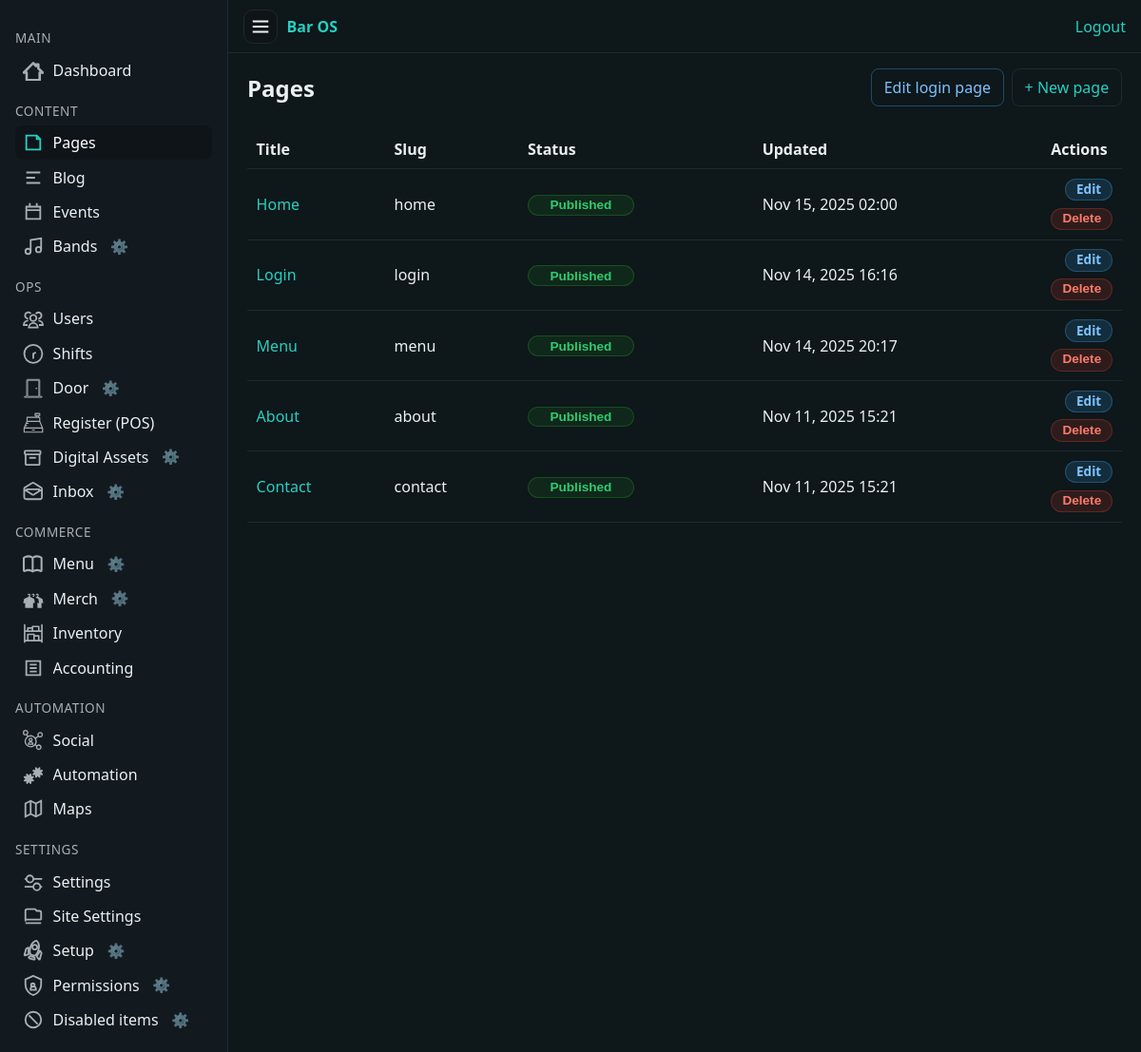
The app's page /cms/pages/ (signed in), older data.
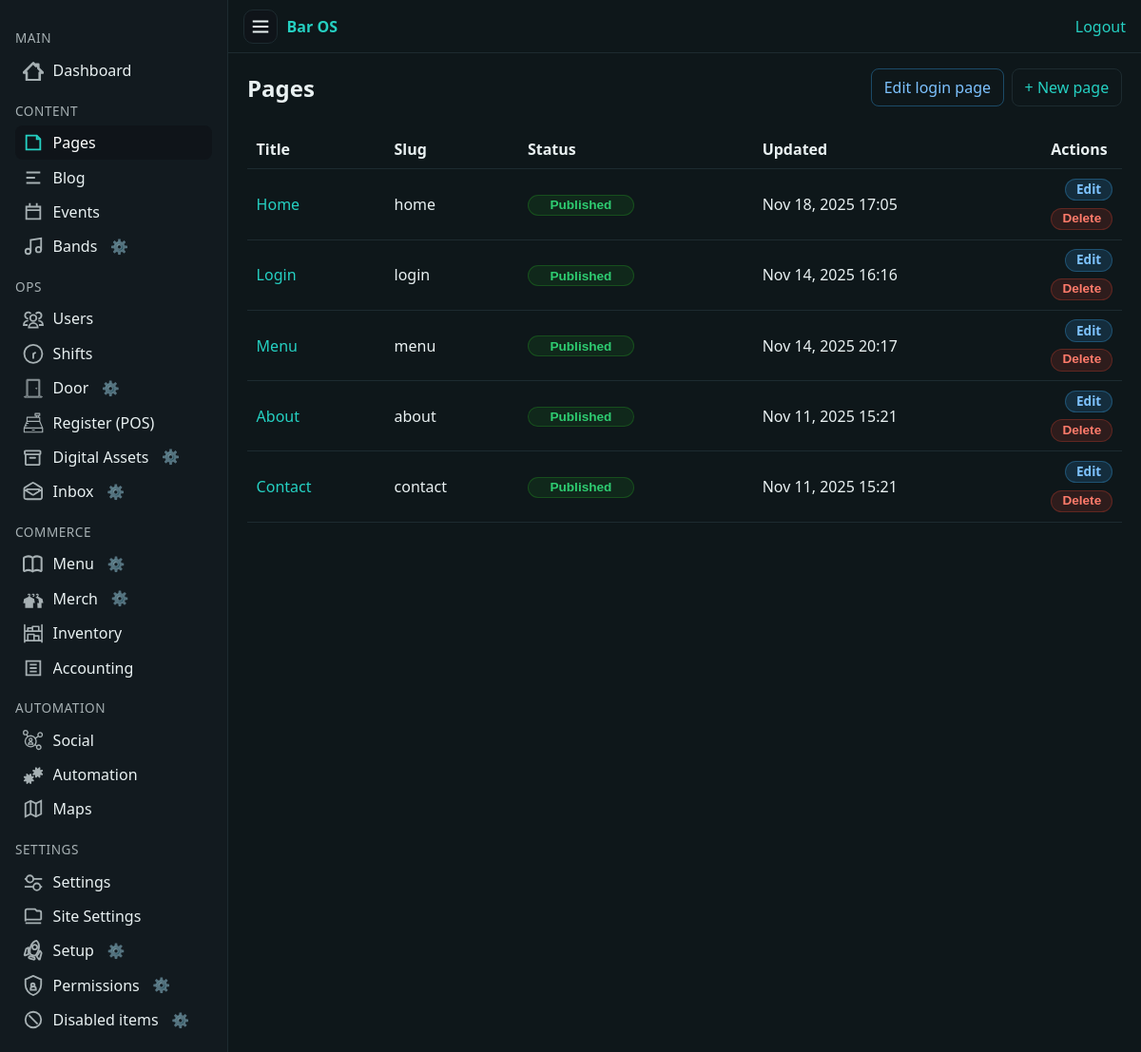
The same page, newer data.
### app/pages/models.py (models this page shows, shortened)
class Page(models.Model):
    class Status(models.TextChoices):
        DRAFT = "draft", "Draft"
        REVIEW = "review", "Needs review"
        PUBLISHED = "published", "Published"
    title = models.CharField(max_length=200)
    slug = models.SlugField(max_length=200, unique=True)
    summary = models.TextField(blank=True)
    body = CKEditor5Field("Body", blank=True, config_name="default")
    blocks = models.JSONField(
        default=list,
        blank=True,
        help_text="Structured block data used by the visual page builder.",
    )
    status = models.CharField(max_length=15, choices=Status.choices, default=Status.DRAFT)
    is_visible = models.BooleanField(
        default=True,
        help_text="If disabled the page stays in drafts and is hidden from navigation.",
    )
    navigation_order = models.PositiveIntegerField(default=0)
    show_navigation_bar = models.BooleanField(
        default=True,
        help_text="Display the navigation bar on this page.",
    )
    custom_nav_items = models.JSONField(
        default=list,
        blank=True,
        help_text="Ordered list of page slugs to display when this page renders (leave empty to hide the navigation bar).",
    )
    hero_image = models.ImageField(upload_to="pages/heroes/", blank=True, null=True)
    published_at = models.DateTimeField(blank=True, null=True)
    created_at = AutoCreatedField("created at")
    updated_at = AutoLastModifiedField("updated at")
    created_by = models.ForeignKey(
        settings.AUTH_USER_MODEL,
        related_name="pages_created",
        on_delete=models.SET_NULL,
        blank=True,
        null=True,
    )
    updated_by = models.ForeignKey(
        settings.AUTH_USER_MODEL,
        related_name="pages_updated",
        on_delete=models.SET_NULL,
        blank=True,
        null=True,
    )
    objects = PageQuerySet.as_manager()
    class Meta:
        ordering = ("navigation_order", "title")
    def get_absolute_url(self):
        from django.urls import reverse
        return reverse("public:page-detail", kwargs={"slug": self.slug})
    render_body_only = models.BooleanField(
        default=False,
        help_text="If enabled, ignore the block builder and render the raw HTML body only.",
    )

### app/pages/views.py (the view)
# urls.py: path("", index, name="accounting_index"),
@login_required
def index(request):
    pages = (
        Page.objects.all()
        .select_related("created_by", "updated_by")
        .order_by("navigation_order", "title")
    )
    return render(
        request,
        "pages/index.html",
        {
            "pages": pages,
        },
    )

### app/templates/pages/index.html (shortened to what this page needs)
{% extends "cms/base_cms.html" %}
{% load static %}
{% block extra_head %}
  <link rel="stylesheet" href="{% static 'pages/index.css' %}">
{% endblock %}
{% block content %}
  <div class="pages-header">
    <h1 style="margin:0;">Pages</h1>
    <div class="pages-actions">
      <a class="btn btn-sm btn-outline-secondary" href="{% url 'pages_login_edit' %}">Edit login page</a>
      <a class="btn btn-primary" href="{% url 'pages_create' %}">+ New page</a>
    </div>
  </div>
  {% if pages %}
    <div class="table-wrapper pages-table-wrapper">
      <table class="tbl">
        <thead>
          <tr>
            <th>Title</th>
            <th>Slug</th>
            <th>Status</th>
            <th>Updated</th>
            <th style="width:1%;">Actions</th>
          </tr>
        </thead>
        <tbody>
          {% for page in pages %}
            <tr>
              <td><a href="{% url 'pages_edit' slug=page.slug %}">{{ page.title }}</a></td>
              <td>{{ page.slug }}</td>
              <td>
                <form method="post" action="{% url 'pages_toggle_status' slug=page.slug %}" class="status-toggle-form" onsubmit="return confirm('Toggle publish state for this page?');">
                  {% if page.status == 'published' %}
                    <button type="submit" class="status-pill is-published">
                      <span class="label-current">Published</span>
                    </button>
                  {% else %}
                    <button type="submit" class="status-pill is-draft">
                      <span class="label-current">Draft</span>
                      <span class="label-hover">Published</span>
                    </button>
                  {% endif %}
                </form>
              </td>
              <td>{{ page.updated_at|date:"M d, Y H:i" }}</td>
              <td>
                <div class="page-row-actions">
                  <a class="btn btn-xs row-action-btn btn-edit" href="{% url 'pages_edit' slug=page.slug %}">Edit</a>
                  <form method="post" action="{% url 'pages_delete' slug=page.slug %}" onsubmit="return confirm('Delete this page?');">
                    <button type="submit" class="btn btn-xs row-action-btn btn-delete">Delete</button>
                  </form>
                </div>
              </td>
            </tr>
          {% endfor %}
        </tbody>
      </table>
    </div>
  {% else %}
    <div class="empty" style="margin-top:2rem;">
      <p>No pages yet. Start by creating one.</p>
    </div>
  {% endif %}
{% endblock %}

### app/templates/cms/base_cms.html (shortened to what this page needs)
{% load static %}
{% load i18n %}
<!doctype html>
<html lang="en">
<head>
  <link rel="stylesheet" href="{% static 'cms/cms.css' %}">
  {% block extra_head %}{% endblock %}
</head>
<body class="cms {% if request.user.is_superuser %}role-superuser{% else %}role-user{% endif %}">
  <aside id="cmsSide" class="cms-nav" role="navigation" aria-label="CMS">
    {% include "cms/nav.html" %}
  </aside>
  <main id="main" class="cms-main">
    <header class="cms-top">
      <div class="left">
        <button id="navToggle" class="iconbtn" aria-label="Toggle menu" aria-controls="cmsSide" aria-expanded="false">
          <svg width="22" height="22" viewBox="0 0 24 24" fill="none" stroke="currentColor" stroke-width="2" aria-hidden="true">
            <path d="M3 6h18M3 12h18M3 18h18"/>
          </svg>
        </button>
        <a class="brand" href="/">Bar OS</a>
      </div>
      <div class="right">
        {% if user.is_authenticated %}
          <form method="post" action="{% url 'logout' %}" style="display:inline">
            <button type="submit" class="linklike">{% trans "Logout" %}</button>
          </form>
        {% else %}
          <a href="{% url 'login' %}">{% trans "Login" %}</a>
        {% endif %}
      </div>
    </header>
    <section class="cms-content">
      {% block content %}{% endblock %}
    </section>
  </main>
</body>
</html>

### app/templates/cms/nav.html (shortened to what this page needs)
<nav>
  <div class="section">Main</div>
  <a href="/cms/dashboard/">
    <span class="icon">
    </span>
    <span class="label">Dashboard</span>
  </a>
  <div class="section">Content</div>
  <a href="/cms/pages/">
    <span class="icon">
      <svg viewBox="0 0 24 24" fill="none" stroke="currentColor" stroke-width="2">
        <path d="M4 4h12l4 4v12H4z" />
        <path d="M16 4v4h4" />
      </svg>
    </span>
    <span class="label">Pages</span>
  </a>
  <a href="/cms/blog/">
    <span class="icon">
      <svg viewBox="0 0 24 24" fill="none" stroke="currentColor" stroke-width="2">
        <path d="M4 6h16M4 12h10M4 18h16" />
      </svg>
    </span>
    <span class="label">Blog</span>
  </a>
  <a href="/cms/events/">
    <span class="icon">
      <svg viewBox="0 0 24 24" fill="none" stroke="currentColor" stroke-width="2">
        <path d="M8 2v4M16 2v4M3 10h18M4 6h16v14H4z" />
      </svg>
    </span>
    <span class="label">Events</span>
  </a>
{% load setup_tags %}
<li class="nav-item nav-inline">
  {% if request.user|allow_for:"cms.nav.bands" %}
    <a href="{% url 'bands:index' %}">
      <span class="icon">
        <svg viewBox="0 0 24 24" fill="none" stroke="currentColor" stroke-width="2">
          <path d="M9 18V5l12-2v13" />
          <circle cx="6" cy="18" r="3" />
          <circle cx="18" cy="16" r="3" />
        </svg>
      </span>
      <span class="label">Bands</span>
    </a>
    {% visibility_cog_inline "cms.nav.bands" "Bands nav link" %}
  {% endif %}
</li>
  <div class="section">Ops</div>
  <a href="/cms/users/">
    <span class="icon">
    </span>
    <span class="label">Users</span>
  </a>
  <a href="/cms/shifts/">
    <span class="icon">
      <svg viewBox="0 0 24 24" fill="none" stroke="currentColor" stroke-width="2">
        <path class="st0" d="M12,18.1v-5.7l2.9-1.7 M22.3,12.4c0,5.7-4.6,10.3-10.3,10.3c-5.7,0-10.3-4.6-10.3-10.3C1.6,6.6,6.3,2,12,2
          C17.7,2,22.3,6.6,22.3,12.4z"/>
      </svg>
    </span>
    <span class="label">Shifts</span>
  </a>
  <li class="nav-item nav-inline">
    {% if request.user|allow_for:"cms.nav.door" %}
      <a href="/cms/door/">
        <span class="icon">
        </span>
        <span class="label">Door</span>
      </a>
      {% visibility_cog_inline "cms.nav.door" "Door nav link" %}
    {% endif %}
  </li>
  <a href="/cms/pos/">
    <span class="icon">
    </span>
    <span class="label">Register (POS)</span>
  </a>
  {% load setup_tags %}
  {% url 'assets:index' as assets_url %}
  <li class="nav-item nav-inline">
    {% if request.user|allow_for:"cms.nav.assets" %}
      <a href="{{ assets_url|default:'/cms/assets/' }}"
        class="{% if request.path|slice:':11' == '/cms/assets' %}active{% endif %}"
        title="Digital Assets"
        {% if request.path|slice:':11' == '/cms/assets' %}aria-current="page"{% endif %}>
        <span class="icon">
        </span>
        <span class="label">Digital Assets</span>
      </a>
      {% visibility_cog_inline "cms.nav.assets" "Digital Assets nav link" %}
    {% endif %}
  </li>
{% load setup_tags %}
{% url 'comms:inbox' as comms_url %}
{% load setup_tags %}
{% url 'comms:inbox' as comms_url %}
<li class="nav-item nav-inline">
  {% if request.user|allow_for:"cms.nav.comms" %}
    <a href="{{ comms_url|default:'/cms/inbox/' }}"
       class="nav-link-inbox {% if request.path|slice:':10' == '/cms/inbox' %}active{% endif %}"
       title="Inbox"
       {% if request.path|slice:':10' == '/cms/inbox' %}aria-current="page"{% endif %}>
      <span class="icon">
      </span>
      <span class="label">Inbox</span>
    </a>
    {% visibility_cog_inline "cms.nav.comms" "Inbox nav link" %}
  {% endif %}
</li>
  {% load setup_tags %}
  <div class="section">Commerce</div>
  <li class="nav-item nav-inline">
    {% if request.user|allow_for:"cms.nav.menu" %}
      <a href="{% url 'menu:manage' %}">
        <span class="icon">
        </span>
        <span class="label">Menu</span>
      </a>
      {% visibility_cog_inline "cms.nav.menu" "Menu nav link" %}
    {% endif %}
  </li>
  <li class="nav-item nav-inline">
    {% if request.user|allow_for:"cms.nav.merch" %}
      <a href="/cms/merch/">
        <span class="icon">
        </span>
        <span class="label">Merch</span>
      </a>
      {% visibility_cog_inline "cms.nav.merch" "Merch nav link" %}
    {% endif %}
  </li>
  <a href="/cms/inventory/">
    <span class="icon">
    </span>
    <span class="label">Inventory</span>
  </a>
  <a href="/cms/accounting/">
    <span class="icon">
      <svg viewBox="0 0 24 24" fill="none" stroke="currentColor" stroke-width="2">
        <path d="M4 4h16v16H4z" />
        <path d="M8 8h8M8 12h8M8 16h8" />
      </svg>
    </span>
    <span class="label">Accounting</span>
  </a>
  <div class="section">Automation</div>
  <a href="/cms/social/">
    <span class="icon">
    </span>
    <span class="label">Social</span>
  </a>
  <a href="/cms/automation/">
    <span class="icon">
    </span>
    <span class="label">Automation</span>
  </a>
  <a href="/cms/maps/">
    <span class="icon">
      <svg viewBox="0 0 24 24" fill="none" stroke="currentColor" stroke-width="2">
        <path d="M9 18l-6 3V6l6-3 6 3 6-3v15l-6 3z" />
        <path d="M9 3v15M15 6v15" />
      </svg>
    </span>
    <span class="label">Maps</span>
  </a>
  <div class="section">Settings</div>
  <a href="/cms/settings/">
    <span class="icon">
    </span>
    <span class="label">Settings</span>
  </a>
  <a href="/cms/settings/site/">
    <span class="icon">
      <svg viewBox="0 0 24 24" fill="none" stroke="currentColor" stroke-width="2">
        <path d="M21 16V8a2 2 0 0 0-2-2h-3l-2-2H5a2 2 0 0 0-2 2v12" />
        <path d="M3 16h18M3 20h18" />
      </svg>
    </span>
    <span class="label">Site Settings</span>
  </a>
{% load setup_tags %}
<li class="nav-item nav-inline">
  {% if request.user|allow_for:"cms.nav.setup" %}
    <a href="/cms/settings/setup/">
    <span class="icon">
    </span>
      <span class="label">Setup</span>
    </a>
    {% visibility_cog_inline "cms.nav.setup" "Setup nav link" %}
  {% endif %}
</li>
<li class="nav-item nav-inline">
  {% if request.user|allow_for:"cms.nav.permissions" %}
    <a href="{% url 'setup:visibility_list' %}">
      <span class="icon">
        <svg viewBox="0 0 24 24" fill="none" stroke="currentColor" stroke-width="2">
          <path d="M12 1L3 5v6c0 5.55 3.84 10.74 9 12 5.16-1.26 9-6.45 9-12V5l-9-4z" />
          <path d="M9.5 11.5c0-1.1.9-2 2-2s2 .9 2 2-.9 2-2 2-2-.9-2-2z" />
          <path d="M12 13c1.66 0 3 1.34 3 3v1H9v-1c0-1.66 1.34-3 3-3z" />
        </svg>
      </span>
      <span class="label">Permissions</span>
    </a>
    {% visibility_cog_inline "cms.nav.permissions" "Permissions nav link" %}
  {% endif %}
</li>
<li class="nav-item nav-inline">
  {% if request.user|allow_for:"cms.nav.disabled" %}
    <a href="{% url 'setup:visibility_disabled' %}">
      <span class="icon">
        <svg viewBox="0 0 24 24" fill="none" stroke="currentColor" stroke-width="2">
          <circle cx="12" cy="12" r="9" />
          <path d="M7 7l10 10" />
        </svg>
      </span>
      <span class="label">Disabled items</span>
    </a>
    {% visibility_cog_inline "cms.nav.disabled" "Disabled items nav link" %}
  {% endif %}
</li>

Row changes from the older to the newer data that the page shows:
changed Page "Home": updated_at "Nov 15, 2025 02:00" → "Nov 18, 2025 17:05"
